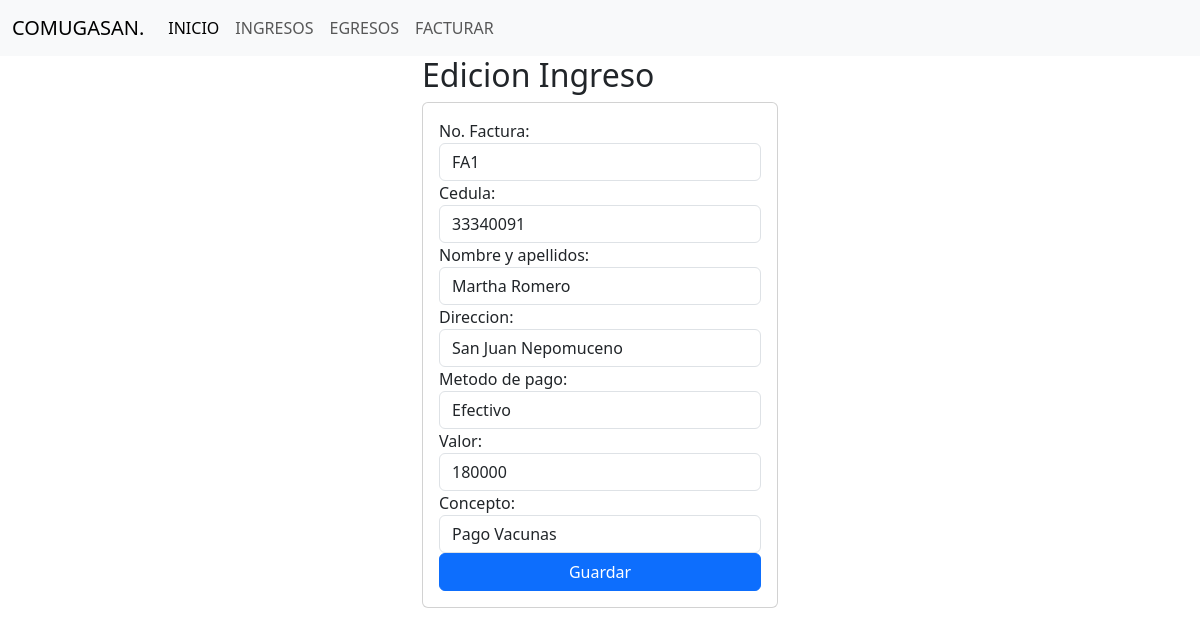
The page /edicionIngreso/210 on the database its author committed.
### comite/models.py (models this page shows, shortened)
class Ingresos(models.Model):
    nIngreso = models.AutoField(primary_key=True)
    usuario = models.ForeignKey(Usuarios, on_delete=models.CASCADE,null=True)
    facturas = models.ForeignKey("Facturar", on_delete=models.CASCADE,null=True)
    tipo_pago = models.CharField(max_length=20)
    ciudad = models.CharField(max_length=100,default='San Juan Nepomuceno',editable=False)
    fecha = models.DateTimeField(auto_now_add=True,editable=False)
    valorIngreso = models.IntegerField(default=0,blank=True,null=True)
    concepto = models.CharField(max_length=200)

class Facturar(models.Model):
    nFactura= models.CharField(max_length=10, primary_key=True, editable=False)
    infoAftosa = models.ForeignKey(Biologicos, on_delete=models.CASCADE,null=True,related_name='info_aftosa')
    infoCepa = models.ForeignKey(Biologicos, on_delete=models.CASCADE,null=True,related_name='info_cepa')
    usuario = models.ForeignKey(Usuarios, on_delete=models.CASCADE,null=True)
    cantidad_aftosa = models.IntegerField(default=0)
    cantidad_cepa19 = models.IntegerField(default=0)
    cantidad_total = models.JSONField()
    biologico = models.JSONField()
    lote = models.JSONField()
    laboratorio = models.JSONField()
    valor_total = models.BigIntegerField(default=0)
    valor_pagado = models.IntegerField(default=0)
    valor_pendiente = models.IntegerField(default=0)
    fecha = models.DateTimeField(auto_now_add=True,editable=False)
    estatus = models.CharField(max_length=20,default='PENDIENTE', )

class Usuarios(models.Model):
    cedula = models.IntegerField(primary_key=True)
    nombre_completo = models.CharField(max_length=100)
    direccion = models.CharField(max_length=255)

### comite/views.py (the view)
# urls.py: path('edicionIngreso/<nIngreso>',views.edicionIngreso),
def edicionIngreso(request,nIngreso):
    ingreso = Ingresos.objects.get(nIngreso=nIngreso)
    return render(request,"ingresos/edicionIngresos.html",{"ingreso":ingreso})

### comite/templates/ingresos/edicionIngresos.html (shortened to what this page needs)
{% extends "base.html" %}
{% block body %}
    <div class="row">
        <div class="col-md-4 offset-md-4" >
            <h2>Edicion Ingreso</h2>
            <div class="card">
                <div class="card-body">
                    <form action="/editarIngreso/{{ingreso.nIngreso}}/" method="POST">{% csrf_token %}
                        <div class="form-group">
                            <label>No. Factura:</label>
                            <input  class="form-control" type="text" id="factura" name="factura"  value= "{{ingreso.facturas.nFactura}}" maxlength="20" >
                        </div>
                        <div class="form-group">
                             <label>Cedula:</label>
                            <input  class="form-control" type="text" id="cedula" name="cedula" value= "{{ingreso.usuario.cedula}}"   maxlength="20" required >
                        </div>
                        <div class="form-group">
                            <label>Nombre y apellidos:</label>
                            <input  class="form-control" type="text" id="nombre_completo" name="nombre_completo"  value= "{{ingreso.usuario.nombre_completo}}"  maxlength="100" required >
                        </div>
                        <div class="form-group">
                            <label>Direccion:</label>
                            <input  class="form-control" type="text" id="direccion" name="direccion" value= "{{ingreso.usuario.direccion}}"   maxlength="100" required>
                        </div>
                        <label for="tipo_pago">Metodo de pago:</label>
                        <select id="tipo_pago"  class="form-control" name="tipo_pago">
                            <option value="Efectivo" {% if ingreso.tipo_pago == "Efectivo" %}selected{% endif %}>Efectivo</option>
                        </select>
                        <div class="form-group">
                            <label>Valor:</label>
                            <input  class="form-control" type="text" id="valorIngreso" name="valorIngreso" value= "{{ingreso.valorIngreso}}" maxlength="20" required >
                        </div>
                        <div>
                            <label for="concepto">Concepto:</label>
                            <select id="concepto"  class="form-control"  name="concepto">
                                <option value="Pago Vacunas" {% if ingreso.concepto == "Pago Vacunas" %}selected{% endif %}>Pago Vacunas</option>
                            </select>
                        </div>
                        <div class="form-group">
                            <button type="submit" class="btn btn-primary  w-100 text-white">Guardar</button>
                        </div>
                    </form>
                </div>
            </div>
        </div>
    </div>
{% endblock %}

### rows shown on the page
Ingresos: factura "FA1", cedula "33340091", nombre_completo "Martha Romero", direccion "San Juan Nepomuceno", tipo_pago "Efectivo", valorIngreso "180000", concepto "Pago Vacunas"
